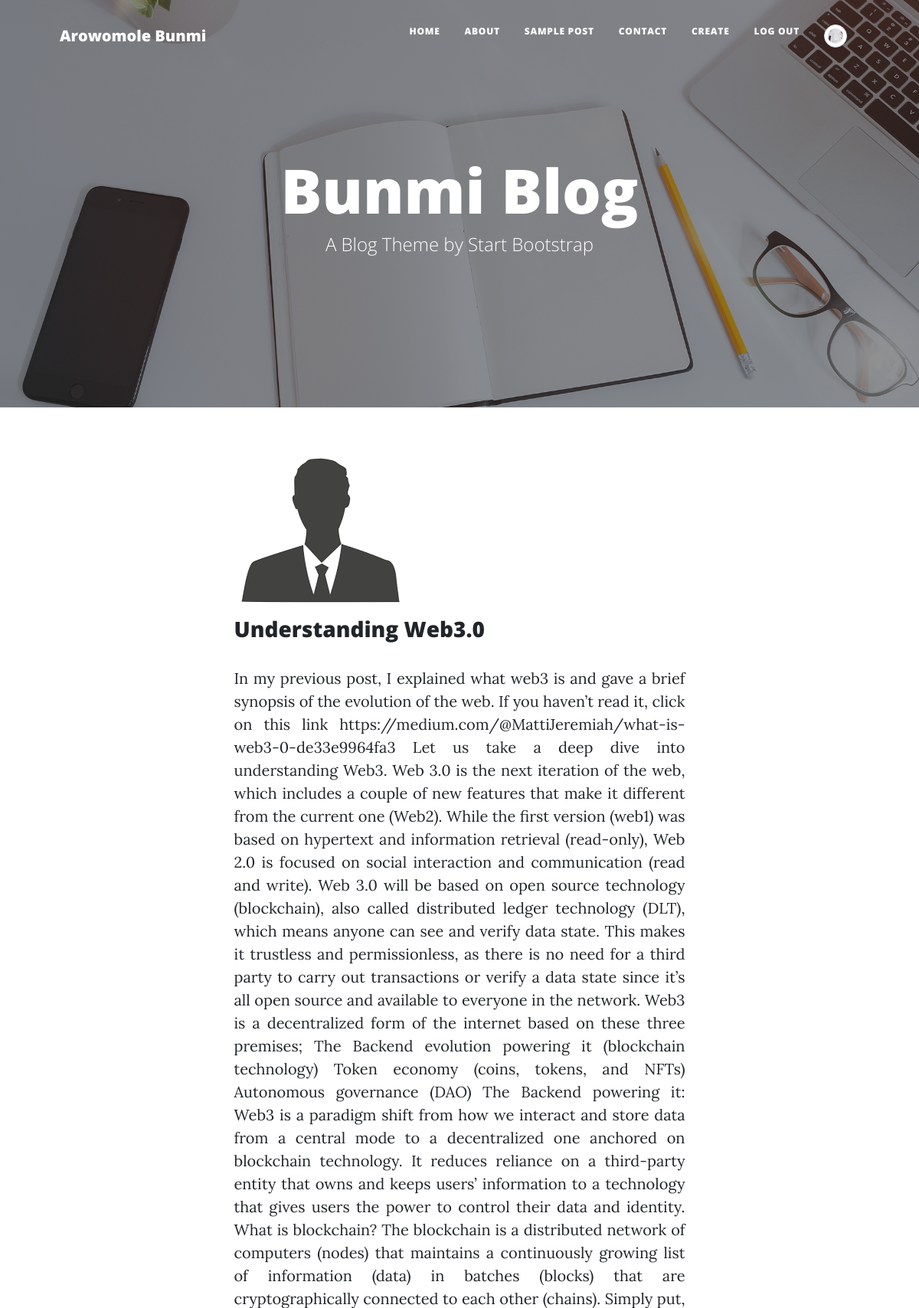
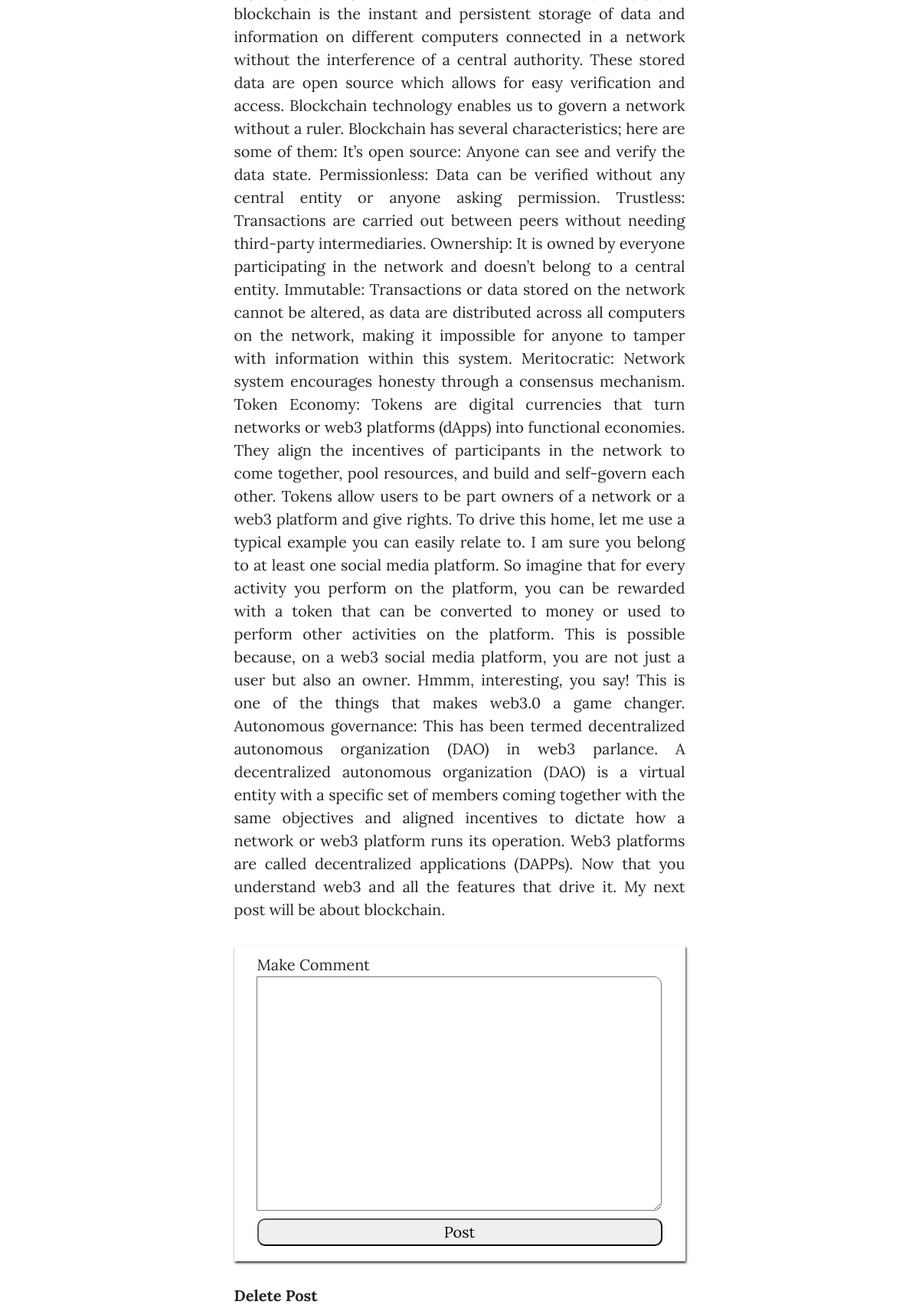
Page /read_story/1/ (signed in, upper part) on the committed database (2 pictures, top to bottom).
### blog/models.py (models this page shows, shortened)
class Story(models.Model):
    author = models.ForeignKey(User, on_delete=models.CASCADE)
    title = models.CharField(max_length=255, blank=False)
    img = models.ImageField(default='/media/default.png', upload_to='blogpost_img')
    politics = 'politics'
    tech = 'tech'
    religion = 'religion'
    sport = 'sport'
    other = 'other'
    category_choices = [(politics, 'politics'), (tech, 'tech'), (religion, 'religion'), (sport, 'sport'), (other, 'other')]
    category =models.CharField(max_length=10, choices=category_choices, default=other)
    post = models.TextField(max_length=5000, null=False)
    date_created = models.DateTimeField(auto_now_add=True)
    date_updated = models.DateTimeField(auto_now=True)
    class Meta:
        ordering = ['-date_updated', '-date_created']

### blog/views.py (the view)
# urls.py: path('read_story/<str:pk>/', views.profile, name='read_story'),
def profile(request, pk):
    story_id = Story.objects.get(id=pk)
    comment = Comment.objects.filter(story=story_id)
    create_comment = Comment_PostForm()
    count = comment.count()
    if request.method == 'POST':
        create_comment =Comment_PostForm(request.POST)
        if create_comment.is_valid():
            create_comment.save()
            return redirect('home')
    context ={'story': story_id, 'comments': comment, 'count': count, 'create_comment':create_comment}
    return render(request, 'blog/read_story.html', context)

### blog/form.py
class Comment_PostForm(ModelForm):
    class Meta:
        model = Comment
        fields = ['body']

### blog/templates/blog/read_story.html (shortened to what this page needs)
{% extends 'index.html' %}
{% block content %}
    <main class="body" style="min-height: 100vh;">
        <article class="mb-4">
            <div class="container px-4 px-lg-5">
                <div class="row gx-4 gx-lg-5 justify-content-center">
                    <div class="col-md-10 col-lg-8 col-xl-7">
                        <div class="post-det" style="text-align: justify;">
                            <img src="{{story.img.url}}" alt="story image" loading='lazy'>
                            <h3>{{story.title}}</h3>
                            <p>{{story.post}}</p>
                        </div>
                        <div class="make-post" style="width: 100%;">
                            <form action="" method="post" class="post" enctype="multipart/form-data" style="width: 100%;">
                                {% for field in create_comment %}
                                <div class="input-group">
                                  <label for="form-label">Make Comment</label>
                                  {{field}}
                                </div>
                                {% endfor %}
                                <button>Post</button>
                            </form>
                        </div>
                        <strong><a href="{% url 'delete' story.id %}">Delete Post</a></strong>
                    </div>
                </div>
            </div>
        </article>
    </main>
    {% endblock %}

### rows in the picture
Story: img (placeholder picture), title "Understanding Web3.0", post "In my previous post, I explained what web3 is and gave a brief synopsis of the evolution of the web. If you haven’t read it, click on this link https://medium.com/@MattiJeremiah/what-is-web3-0-de33e9964fa3 Let us take a deep dive into understanding Web3. Web 3.0 is the next iteration of the web, which includes a couple of new features that make it different from the current one (Web2). While the first version (web1) was based on hypertext and information retrieval (read-only), Web 2.0 is focused on social interaction and communication (read and write). Web 3.0 will be based on open source technology (blockchain), also called distributed ledger technology (DLT), which means anyone can see…"
